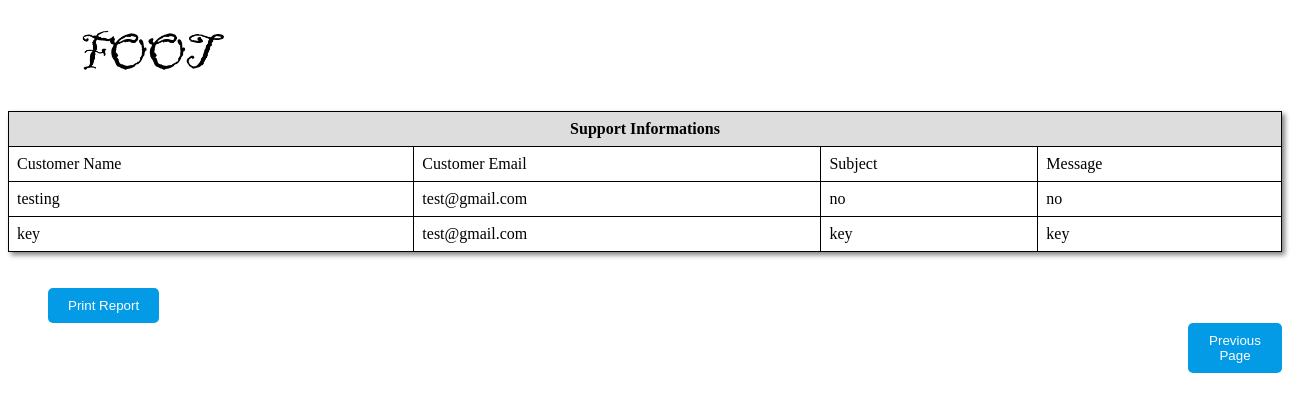
Page /reportcontactus.php on the earlier database version.
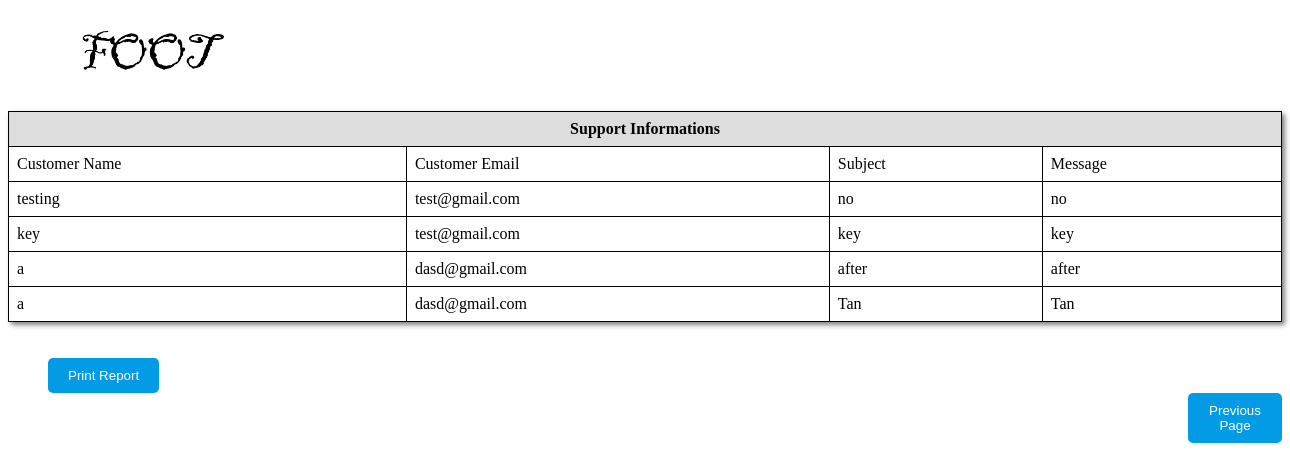
Same page on the later database version.
### tables this page shows
CREATE TABLE `messages` (
  `id` int(11) NOT NULL,
  `name` varchar(255) NOT NULL,
  `email` varchar(255) NOT NULL,
  `subject` varchar(255) NOT NULL,
  `message` text NOT NULL
);

### reportcontactus.php (the view, shortened to what this page needs)
<?php
    include 'conn.php';
    $id =$_GET['admin_id'];
?>
<!DOCTYPE html>
<html lang="en">
<head>
</head>
<body>
<?php
        $sql = "select * from messages";
        $result = mysqli_query($conn,$sql);
    ?>
      <div >
        <h1 style='margin-left: 70px; '><img class="logo" src="image/foot.png" alt="logo"></h1>
      </div>
      <div class="User_form">
        <table cellpadding="0px" cellspacing="0px"  rules="none" frame="border" style="box-shadow: 3px 3px 5px grey">
            <tr>
            <th colspan="10" style="text-align: center;">
                Support Informations
                </th>
            </tr>
            <tr >
            <td>Customer Name</td>
          <td>Customer Email</td>
          <td>Subject</td>
          <td>Message</td>
            </tr>
         <?php
         while($row = mysqli_fetch_array($result))
        {
         ?>
            <tr>
            <td><?php echo $row["name"]; ?></td>
          <td><?php echo $row["email"];	?></td>
          <td><?php echo $row["subject"];	?></td>
          <td><?php echo $row["message"];?></td>
            </tr>
            <?php
        }
        ?>
        </table>
        <br><br>
        <button id="print" onclick="window.print();" style='margin-left: 40px'>Print Report</button>
        <a href="managecontactus.php?admin_id=<?php echo $id ?>"><button id="backbtn" name="backbtn" style='margin-left: 1180px'>Previous Page </button></a>
</div>
</body>
</html>

Differences in the rows shown:
added messages: name "a", email "dasd@gmail.com", subject "after", message "after"
added messages: name "a", email "dasd@gmail.com", subject "Tan", message "Tan"
